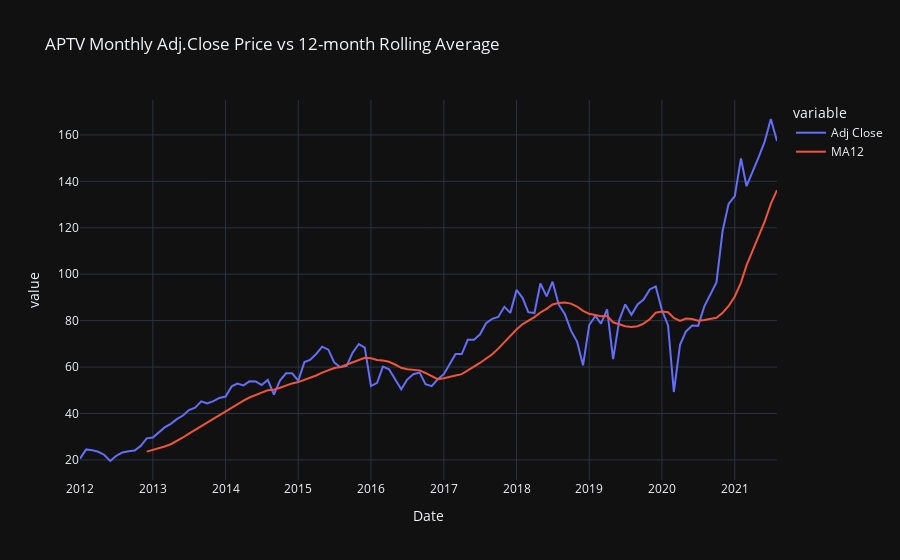

This figure's notebook cell:
### Code cell
fig = px.line(df, x="Date", y=["Adj Close", "MA12"], template = 'plotly_dark',
             title="APTV Monthly Adj.Close Price vs 12-month Rolling Average")

fig.show()
